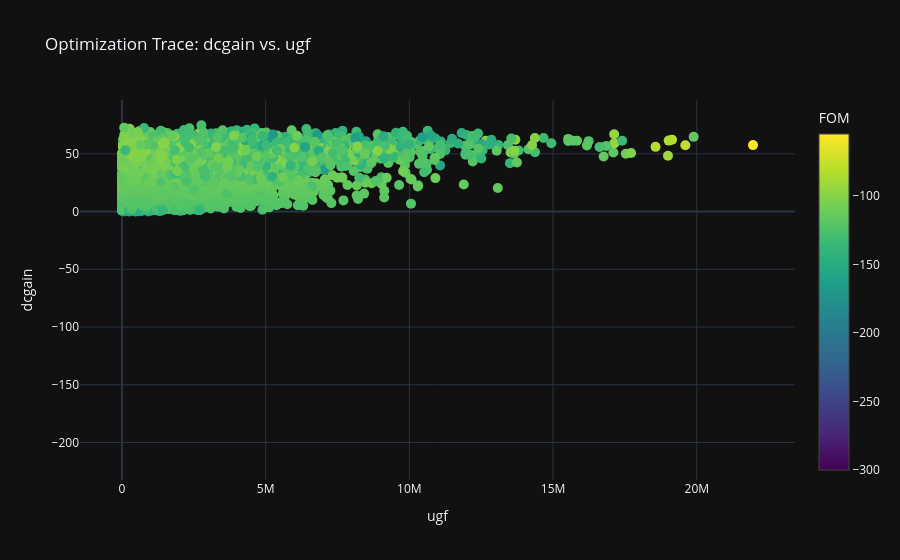
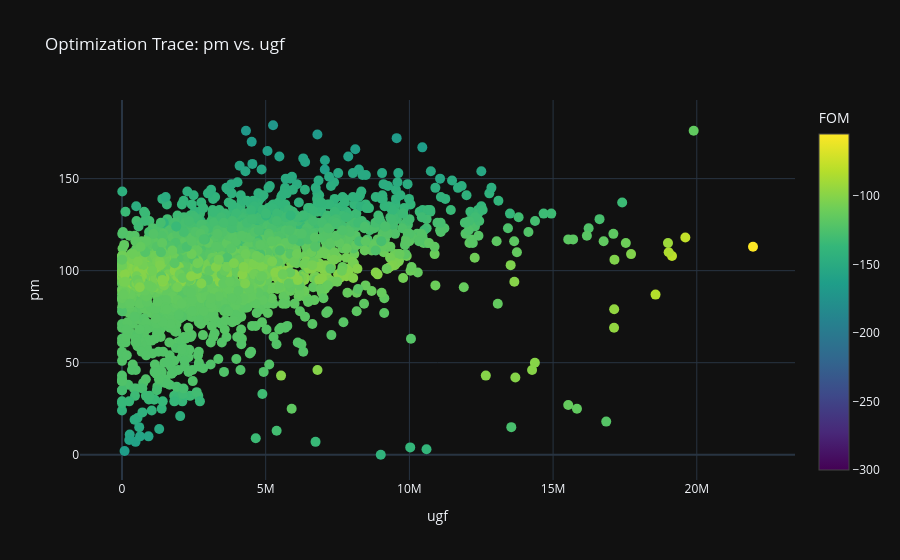

Notebook cell for these charts, in order:
### Code cell
optimizer.plot_optimization_trace(metric_x="ugf", metric_y="dcgain", show=True, save_path="./ugf_dcgain.html")
optimizer.plot_optimization_trace(metric_x="ugf", metric_y="pm", show=True, save_path="./ugf_pm.html")

### Figure 1 — Plotly figure (JSON) as saved in the notebook; plotly's stock layout.template omitted (floating-point values rounded to 4 significant figures; data arrays with more than 128 entries replaced by an {"elided": "..."} marker saying what was removed)
{"data": [{"marker": {"color": {"elided": "5000 float values"}, "colorbar": {"title": {"text": "FOM"}}, "colorscale": [[0, "#440154"], [0.1111, "#482878"], [0.2222, "#3e4989"], [0.3333, "#31688e"], [0.4444, "#26828e"], [0.5556, "#1f9e89"], [0.6667, "#35b779"], [0.7778, "#6ece58"], [0.8889, "#b5de2b"], [1, "#fde725"]], "showscale": true, "size": 10}, "mode": "markers", "name": "Optimization Trace", "type": "scatter", "x": {"elided": "5000 float values"}, "y": {"elided": "5000 float values"}}], "layout": {"showlegend": false, "title": {"text": "Optimization Trace: dcgain vs. ugf"}, "xaxis": {"title": {"text": "ugf"}}, "yaxis": {"title": {"text": "dcgain"}}}}

### Figure 2 — Plotly figure (JSON) as saved in the notebook; plotly's stock layout.template omitted (floating-point values rounded to 4 significant figures; data arrays with more than 128 entries replaced by an {"elided": "..."} marker saying what was removed)
{"data": [{"marker": {"color": {"elided": "5000 float values"}, "colorbar": {"title": {"text": "FOM"}}, "colorscale": [[0, "#440154"], [0.1111, "#482878"], [0.2222, "#3e4989"], [0.3333, "#31688e"], [0.4444, "#26828e"], [0.5556, "#1f9e89"], [0.6667, "#35b779"], [0.7778, "#6ece58"], [0.8889, "#b5de2b"], [1, "#fde725"]], "showscale": true, "size": 10}, "mode": "markers", "name": "Optimization Trace", "type": "scatter", "x": {"elided": "5000 float values"}, "y": {"elided": "5000 float values"}}], "layout": {"showlegend": false, "title": {"text": "Optimization Trace: pm vs. ugf"}, "xaxis": {"title": {"text": "ugf"}}, "yaxis": {"title": {"text": "pm"}}}}
